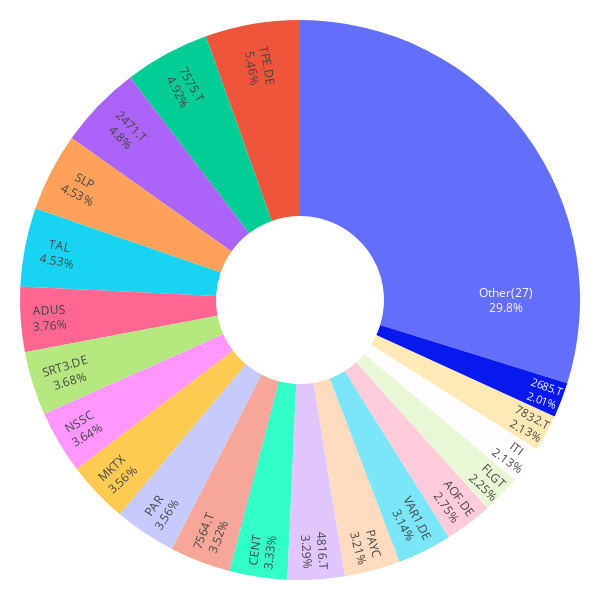

Here is the notebook cell this chart was saved with:
### Code cell
importlib.reload(lstm_utils)
importlib.reload(mpt_utils)

weights_6m, mu_6m, S_6m, weights_all_6m = mpt_utils.portfolio_and_plot(df_forecast_6m, df)

### Figure 1 — Plotly figure (JSON) as saved in the notebook; plotly's stock layout.template omitted (floating-point values rounded to 4 significant figures)
{"data": [{"hole": 0.3, "insidetextorientation": "radial", "labels": ["MKTX", "CENT", "ITI", "VAR1.DE", "7832.T", "NSSC", "TPE.DE", "SRT3.DE", "PAR", "AOF.DE", "SLP", "4816.T", "7575.T", "TAL", "FLGT", "PAYC", "ADUS", "2685.T", "2471.T", "7564.T", "Other(27)"], "textinfo": "label+percent", "textposition": "inside", "values": [0.0092, 0.0086, 0.0055, 0.0081, 0.0055, 0.0094, 0.0141, 0.0095, 0.0092, 0.0071, 0.0117, 0.0085, 0.0127, 0.0117, 0.0058, 0.0083, 0.0097, 0.0052, 0.0124, 0.0091, 0.077], "type": "pie"}], "layout": {"margin": {"l": 20, "r": 20, "t": 20, "b": 20}, "font": {"color": "black"}, "height": 600, "width": 600, "paper_bgcolor": "white", "plot_bgcolor": "white", "showlegend": false}}
